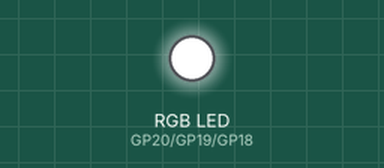
Bench run of a program on a simulated Raspberry Pi Pico running MicroPython. Shown: an RGB LED mixed from three pins (HIGH = lit). At 0.0 s the program stops and its outputs stay as they are.

Above: at 0.1 s.
Timing chart, 0 to 1.5 s (numbered marks = the images above):
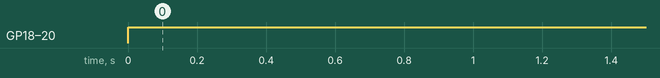

Measured:
- by itself, GP18 (blue), GP19 (green), GP20 (red): LOW → HIGH at 0.00 s

The program:

rgb.py
```python
"""Управление трёхканальным RGB-светодиодом с инверсной логикой."""

from machine import Pin

from config import RGB_BLUE_PIN, RGB_GREEN_PIN, RGB_RED_PIN


# Каналы RGB подключены к GPIO со стороны «минуса». Поэтому высокий уровень
# отключает ток через светодиод, а низкий — включает соответствующий цвет.
_pins = {
    "red": Pin(RGB_RED_PIN, Pin.OUT),
    "green": Pin(RGB_GREEN_PIN, Pin.OUT),
    "blue": Pin(RGB_BLUE_PIN, Pin.OUT),
}
_states = {
    "red": False,
    "green": False,
    "blue": False,
}


def set_state(color, is_on):
    """Включить или выключить один цвет и вернуть его новое состояние."""
    if color not in _pins:
        raise ValueError("unknown RGB color")

    _states[color] = bool(is_on)
    # Active-low: 0 включает канал, 1 выключает его.
    _pins[color].value(0 if _states[color] else 1)
    return _states[color]


def toggle(color):
    """Переключить один цвет и вернуть его новое состояние."""
    if color not in _pins:
        raise ValueError("unknown RGB color")
    return set_state(color, not _states[color])


def get_state(color):
    """Вернуть состояние одного цвета."""
    if color not in _pins:
        raise ValueError("unknown RGB color")
    return _states[color]


def get_states():
    """Вернуть состояния всех трёх каналов RGB."""
    return _states.copy()


def set_all(is_on):
    """Одновременно установить состояние всех RGB-каналов."""
    for color in _pins:
        set_state(color, is_on)


# Сразу после создания выходов удерживаем все катоды в высоком уровне, чтобы
# RGB-светодиод при загрузке гарантированно оставался выключенным.
set_all(False)
```

config.py
```python
"""Параметры проекта, которые обычно требуется менять пользователю."""

# Имя и пароль точки доступа Wi-Fi.
WIFI_SSID = "Network Name"
WIFI_PASSWORD = "Network Password"

# Сетевое имя контроллера. Если роутер и компьютер поддерживают mDNS/DHCP
# hostname, устройство можно будет найти в сети по этому имени.
DEVICE_HOSTNAME = "maxpico"

# TCP-порт HTTP-сервера. Порт 80 удобен тем, что его не нужно указывать в URL.
WEB_PORT = 80

# Кнопка подключается между этим GPIO и GND. Внешний резистор не нужен:
# button.py включает внутреннюю подтяжку входа к питанию.
BUTTON_PIN = 16

# Джойстик питается от 3V3(OUT), даже если контакт модуля подписан +5V.
# На входы Pico нельзя подавать 5 В. SW замыкается на GND при нажатии.
JOYSTICK_X_PIN = 26
JOYSTICK_Y_PIN = 27
JOYSTICK_SW_PIN = 22
JOYSTICK_POLL_MS = 20
JOYSTICK_LOG_MS = 200
JOYSTICK_DEADZONE = 0.12
JOYSTICK_DEBOUNCE_MS = 40
JOYSTICK_INVERT_X = False
# Обычно движение вперёд уменьшает значение VRY.
JOYSTICK_INVERT_Y = True

# Возвращаем проверенную схему: PWM подаётся только на INA, а INB постоянно
# удерживается в нуле обычным цифровым выходом.
FAN_INA_PIN = 1
FAN_INB_PIN = 2

# 20 кГц соответствует проверенному примеру и находится выше слышимого
# диапазона. Пользователь выбирает скорость 0–100%, а драйвер скрыто переводит
# её в рабочий диапазон заполнения PWM от 60 до 100%.
FAN_PWM_FREQUENCY = 20000
FAN_MIN_DUTY_PERCENT = 60
FAN_DEFAULT_SPEED = 50

# RGB-светодиод подключён катодами каналов к GPIO, поэтому он работает с
# инверсной логикой: уровень 1 выключает канал, а уровень 0 включает его.
RGB_RED_PIN = 20
RGB_GREEN_PIN = 19
RGB_BLUE_PIN = 18

# Максимальное время одной попытки подключения к Wi-Fi, в секундах.
WIFI_CONNECT_TIMEOUT = 15

# После неудачи фоновая задача повторяет подключение через этот интервал.
WIFI_RETRY_INTERVAL = 15

# Оба мотора доступны по умолчанию; при загрузке остановлены.
# Первый (левый) мотор.
MOTOR_ENABLED = True
MOTOR_AIN1_PIN = 3
MOTOR_AIN2_PIN = 4
# Второй (правый) мотор.
MOTOR_RIGHT_AIN1_PIN = 5
MOTOR_RIGHT_AIN2_PIN = 6
# Правый мотор установлен/подключён с противоположной полярностью.
MOTOR_RIGHT_INVERT = True
MOTOR_PWM_FREQUENCY = 20000
MOTOR_DEFAULT_SPEED = 50
# Команда скорости 1–100 преобразуется в физический PWM 60–100%.
MOTOR_MIN_DUTY_PERCENT = 60
MOTOR_REVERSE_PAUSE_MS = 300

if MOTOR_ENABLED:
    _motor_pins = (MOTOR_AIN1_PIN, MOTOR_AIN2_PIN,
                   MOTOR_RIGHT_AIN1_PIN, MOTOR_RIGHT_AIN2_PIN)
    if len(set(_motor_pins)) != 4:
        raise ValueError("Motor GPIO pins must not overlap")
    if set(_motor_pins) & {FAN_INA_PIN, FAN_INB_PIN}:
        raise ValueError("Motor and fan GPIO pins must not overlap")
```
